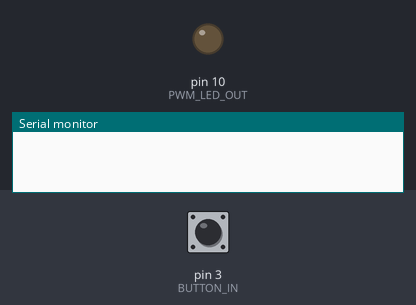
The sketch below on a simulated Arduino Uno, built with avr-gcc and run on an emulated ATmega328P. On the bench: output pins drawn as LEDs (lit = HIGH), the last lines printed to the serial monitor. Dashed ring = blinking. The test bench sets the inputs (shaded band); at power-on: pin 3 (BUTTON_IN) HIGH.

Above: at 1.2 s.
1.3 s: pin 3 (BUTTON_IN) pulled LOW for 0.15 s
At 1.8 s:
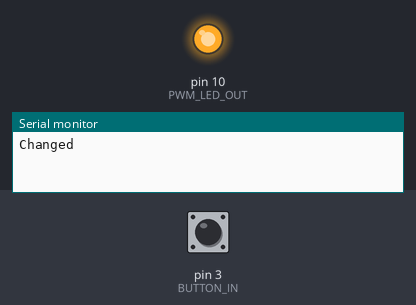
2.9 s: pin 3 (BUTTON_IN) pulled LOW for 1 s
At 4.2 s:
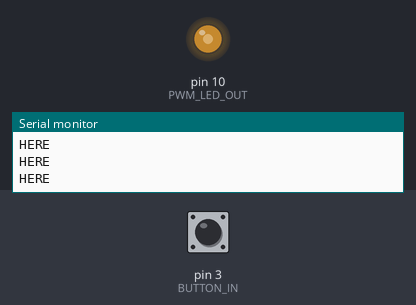
5.4 s: pin 3 (BUTTON_IN) pulled LOW for 0.15 s
At 6.4 s:
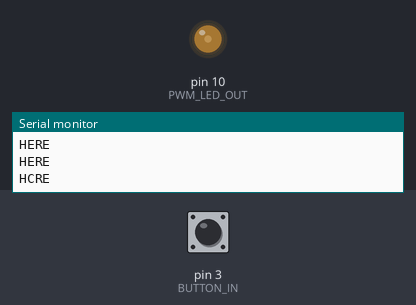
7.0 s: pin 3 (BUTTON_IN) pulled LOW for 3.2 s
At 7.12 s:
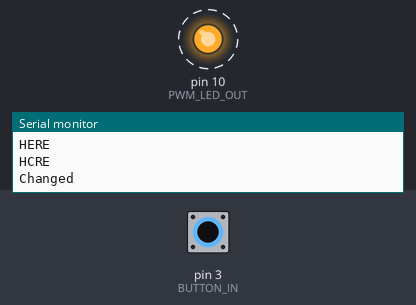
Timing chart, 0 to 12.7 s (numbered marks = the images above; inputs shaded):
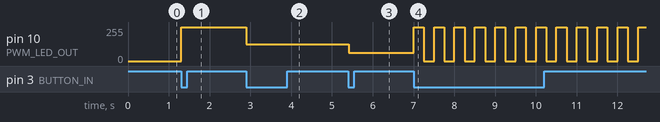

Measured:
- after the input at 1.3 s, pin 10 (PWM_LED_OUT): 0/255 → 255/255 at once
- after the input at 2.9 s, pin 10 (PWM_LED_OUT): 255/255 → 127/255 at once
- after the input at 5.4 s, pin 10 (PWM_LED_OUT): 127/255 → 63/255 at once
- after the input at 7.0 s, pin 10 (PWM_LED_OUT): alternates 255/255 for 0.25 s and 0/255 for 0.25 s, starting at once

The sketch:

LED_Arduino.ino
```cpp
// use preprocessor directives to define constants in the code
#define FLASH_RATE_HZ 2
#define BUTTON_IN 3
#define PWM_LED_OUT 10
#define PWM_MAX 255

// global variables representing "state" across all functions
// operating mode: 0 - off, 1 - bright, 2 - mid-bright, 3 - dim, 4 - flash
int operating_mode = 0;
bool BUTTON_PUSHED = false;
int previous_button_state = 0;
int PWM_OUT = 0;
int last_debounce = 0;

// executed one-time at device startup
void setup() {

   attachInterrupt(digitalPinToInterrupt(BUTTON_IN), button_pressed, FALLING);
   // define output (PWM) pin connected to LED
   Serial.begin(9600);

}

// continually-running loop
// calls functions that are named as "actions"
void loop(){
  //check_button_press();

  shine_led();
//  Serial.print(operating_mode);
  //Serial.print(PWM_OUT);
  set_pwm_based_on_operating_mode();
}

void set_pwm_based_on_operating_mode() {
    switch (operating_mode) {
        case 0:
            PWM_OUT = 0;
            break;
        case 1:
            PWM_OUT = PWM_MAX;
            break;
        case 2:
            PWM_OUT = int(PWM_MAX/2);
            Serial.println("HERE");
            break;
        case 3:
            PWM_OUT = int(PWM_MAX/4);
            break;
        case 4:
            flash_the_light();
            break;
        case 5:
            PWM_OUT = 0;
            break;
    }
    //Serial.println(operating_mode);
    //Serial.println(PWM_OUT);

}

void button_pressed() {
  if((millis()-last_debounce)>300){
    BUTTON_PUSHED = true;
//    Serial.print("PUSH");
    check_button_press();
  }
  last_debounce=millis();
}

void flash_the_light() {
  //insert code for flashing the light
  analogWrite(PWM_LED_OUT, PWM_MAX);
  delay(500/FLASH_RATE_HZ);
  analogWrite(PWM_LED_OUT, 0);
  delay(500/FLASH_RATE_HZ);
}

void shine_led() {
    if(operating_mode==4){
      flash_the_light();
    }
    else{
      analogWrite(PWM_LED_OUT, PWM_OUT);
    }
}

void check_button_press() {

    if (BUTTON_PUSHED == true) {
        operating_mode = operating_mode + 1;
        Serial.print("Changed");
        if (operating_mode == 5) {
            operating_mode = 0;
        }
    }
    set_pwm_based_on_operating_mode();
    BUTTON_PUSHED = false;
}
```
